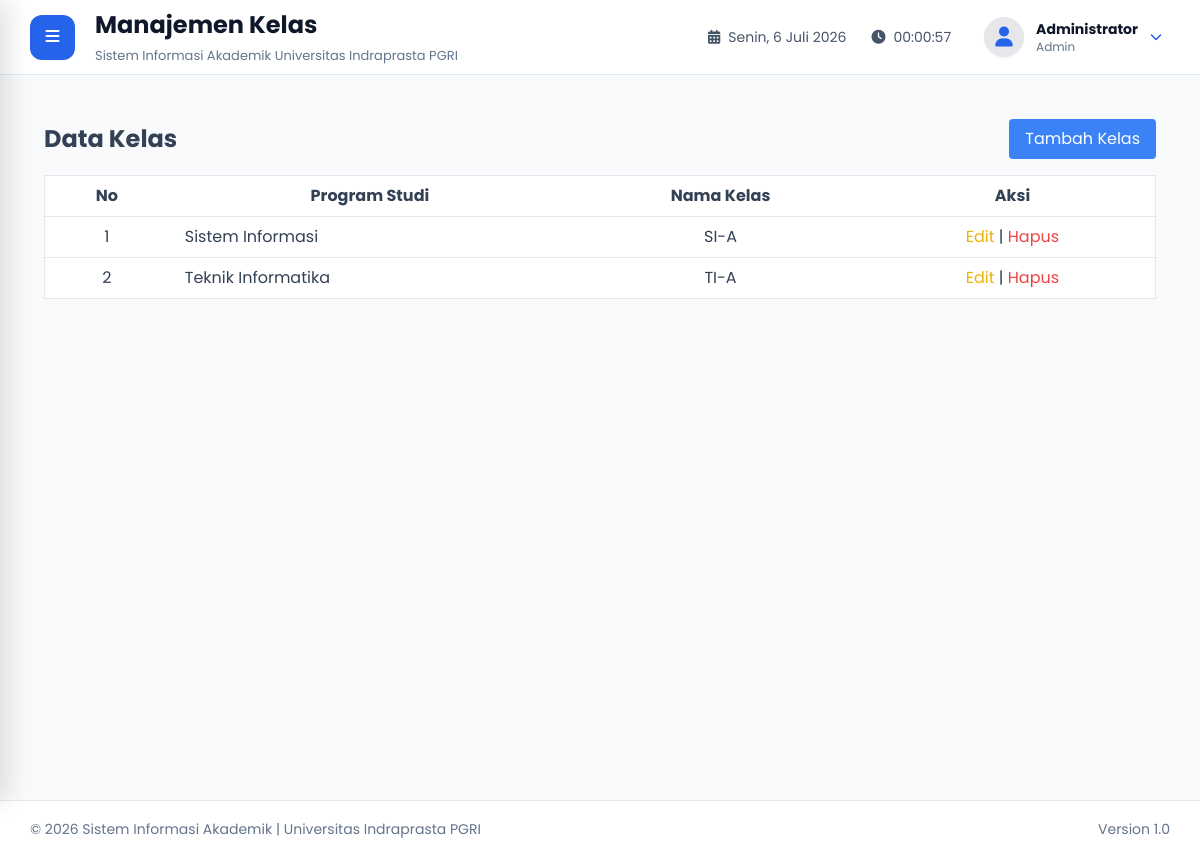
The app's page /admin/kelas/index.php (signed in), older data.
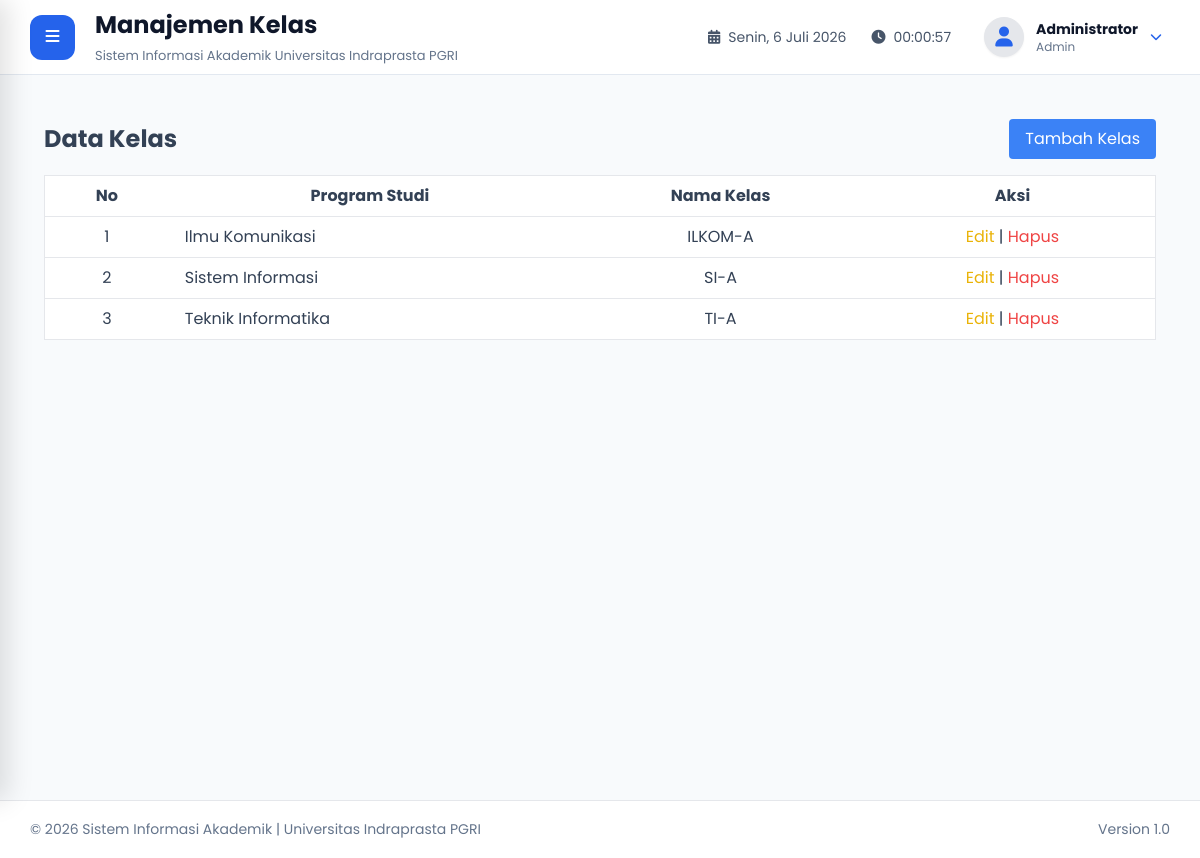
The same page, newer data.
### tables this page shows
CREATE TABLE IF NOT EXISTS `kelas` (
  `id_kelas` char(36) NOT NULL,
  `id_prodi` char(36) NOT NULL,
  `nama_kelas` varchar(20) NOT NULL,
  PRIMARY KEY (`id_kelas`),
  UNIQUE KEY `uk_prodi_kelas` (`id_prodi`,`nama_kelas`),
  CONSTRAINT `kelas_ibfk_1` FOREIGN KEY (`id_prodi`) REFERENCES `prodi` (`id_prodi`) ON DELETE CASCADE
);

CREATE TABLE IF NOT EXISTS `prodi` (
  `id_prodi` char(36) NOT NULL,
  `kode_prodi` varchar(10) NOT NULL,
  `nama_prodi` varchar(100) NOT NULL,
  PRIMARY KEY (`id_prodi`),
  UNIQUE KEY `kode_prodi` (`kode_prodi`)
);

### admin/kelas/index.php (the view, shortened to what this page needs)
<?php
require_once "../../layout/header.php";
require_once "../../layout/sidebar.php";
require_once "../../layout/navbar.php";
$kelas = $pdo->query("
    SELECT k.*, p.nama_prodi
    FROM kelas k
    JOIN prodi p ON k.id_prodi = p.id_prodi
    ORDER BY p.nama_prodi ASC, k.nama_kelas ASC
")->fetchAll();
?>
<div class="p-6">
    <div class="flex justify-between items-center mb-4">
        <h1 class="text-2xl font-bold">Data Kelas</h1>
        <a href="tambah.php" class="bg-blue-500 text-white px-4 py-2 rounded">Tambah Kelas</a>
    </div>
    <table class="min-w-full bg-white border">
        <thead>
            <tr>
                <th class="py-2 px-4 border-b">No</th>
                <th class="py-2 px-4 border-b">Program Studi</th>
                <th class="py-2 px-4 border-b">Nama Kelas</th>
                <th class="py-2 px-4 border-b">Aksi</th>
            </tr>
        </thead>
        <tbody>
            <?php foreach($kelas as $i => $k): ?>
            <tr>
                <td class="py-2 px-4 border-b text-center"><?= $i+1 ?></td>
                <td class="py-2 px-4 border-b"><?= htmlspecialchars($k['nama_prodi']) ?></td>
                <td class="py-2 px-4 border-b text-center"><?= htmlspecialchars($k['nama_kelas']) ?></td>
                <td class="py-2 px-4 border-b text-center">
                    <a href="edit.php?id=<?= $k['id_kelas'] ?>" class="text-yellow-500">Edit</a> |
                    <a href="hapus.php?id=<?= $k['id_kelas'] ?>" class="text-red-500" onclick="return confirm('Yakin hapus?')">Hapus</a>
                </td>
            </tr>
            <?php endforeach; ?>
        </tbody>
    </table>
</div>
<?php require_once "../../layout/footer.php"; ?>

Row changes from the older to the newer data that the page shows:
added kelas: id_prodi.nama_prodi "Ilmu Komunikasi", nama_kelas "ILKOM-A"
